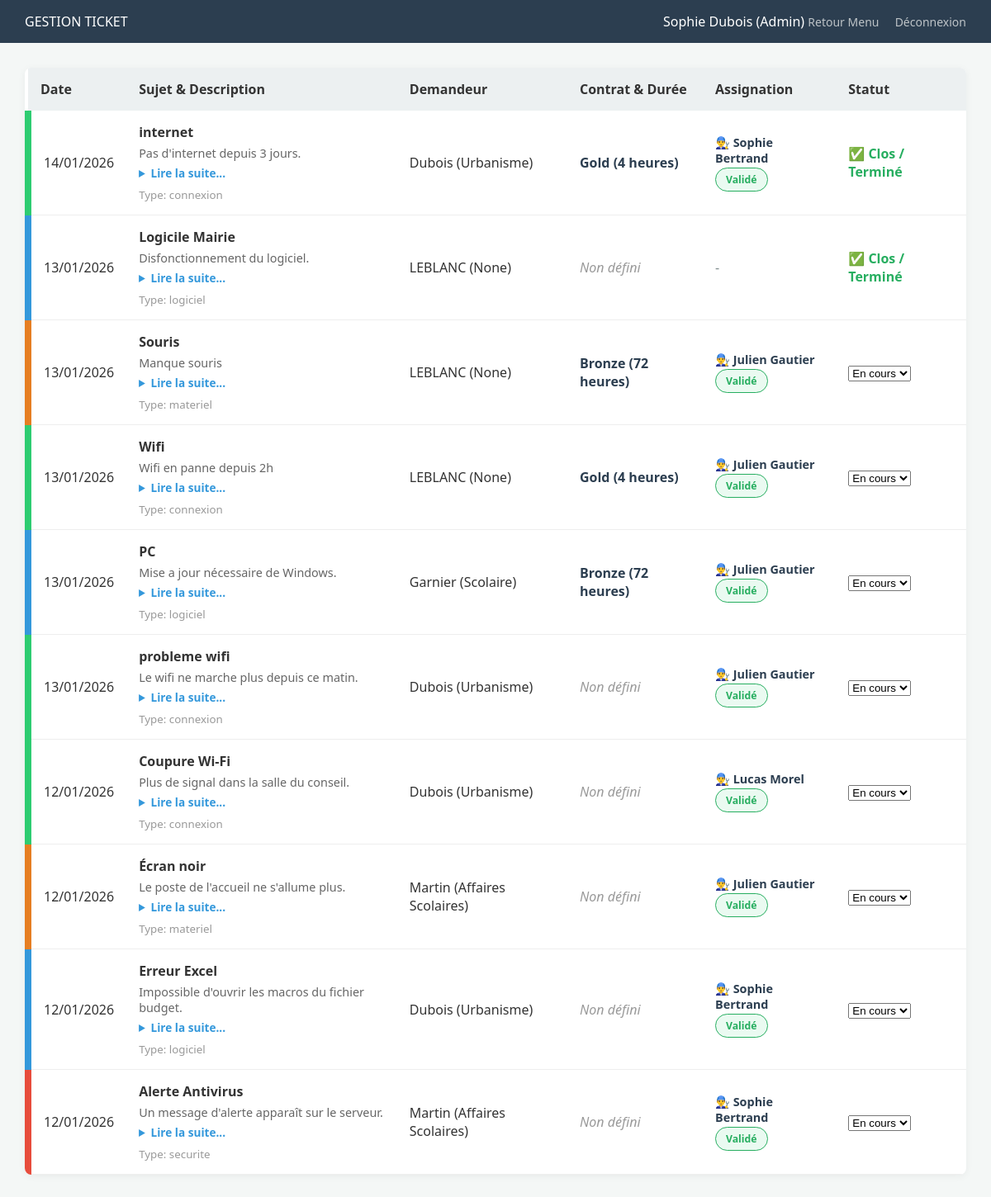
/admin/prestations (signed in), run on the app's committed database.
### tables this page shows
CREATE TABLE usager (
    id INTEGER PRIMARY KEY AUTOINCREMENT,
    nom TEXT NOT NULL,
    prenom TEXT NOT NULL,
    email TEXT NOT NULL UNIQUE,
    mdp TEXT NOT NULL,
    role TEXT, -- Accepté comme NULL maintenant
    service TEXT,
    specialite TEXT,
    mairie_id INTEGER,
    prestataire_id INTEGER
);

CREATE TABLE ticket (
    id INTEGER PRIMARY KEY AUTOINCREMENT,
    titre TEXT NOT NULL,
    description TEXT,
    type_prestation TEXT NOT NULL, -- 'connexion', 'materiel', 'logiciel', 'securite'
    statut TEXT DEFAULT 'Nouveau',
    date_creation DATETIME DEFAULT CURRENT_TIMESTAMP,
    createur_id INTEGER NOT NULL,
    admin_id INTEGER, technicien_id INTEGER, duree TEXT, contrat TEXT,
    FOREIGN KEY (createur_id) REFERENCES "usager_old"(id),
    FOREIGN KEY (admin_id) REFERENCES "usager_old"(id)
);

### app.py (the view)
@app.route('/admin/prestations')
@login_required
def prestations_admin():
    conn = get_db_connection()
    tickets = conn.execute('''
        SELECT t.*,
               strftime('%d/%m/%Y', t.date_creation) as date_formatee,
               u.nom as demandeur,
               u.service,
               tech.prenom as tech_prenom,
               tech.nom as tech_nom
        FROM ticket t
        JOIN usager u ON t.createur_id = u.id
        LEFT JOIN usager tech ON t.technicien_id = tech.id
        ORDER BY t.date_creation DESC
    ''').fetchall()
    techniciens = conn.execute('''
        SELECT u.id, u.prenom, u.nom,
               (SELECT COUNT(t.id) FROM ticket t
                WHERE t.technicien_id = u.id
                AND t.statut != 'Terminé') as charge
        FROM usager u
        WHERE u.role = 'technicien' OR u.role IS NULL
    ''').fetchall()
    conn.close()
    return render_template('dashboard_admin.html', tickets=tickets, techniciens=techniciens)

### app.py (called while the page is built)
def get_db_connection():
    conn = sqlite3.connect('mairie.db')
    conn.row_factory = sqlite3.Row
    return conn

@login_manager.user_loader
def load_user(user_id):
    conn = get_db_connection()
    u = conn.execute('SELECT * FROM usager WHERE id = ?', (user_id,)).fetchone()
    conn.close()
    if u:
        return Usager(u['id'], u['nom'], u['prenom'], u['role'], u['mairie_id'])
    return None

### templates/dashboard_admin.html (shortened to what this page needs)
<!DOCTYPE html>
<html>
<head>
    <link rel="stylesheet" href="{{ url_for('static', filename='css/style.css') }}">
</head>
<body>
    <header class="admin-header">
        <div class="logo">GESTION TICKET</div>
        <div class="user-info">
            <span>{{ current_user.prenom }} {{ current_user.nom }} (Admin)</span>
            <a href="{{ url_for('menu_admin') }}" class="btn-logout">Retour Menu</a>
            <a href="{{ url_for('logout') }}" class="btn-logout" style="margin-left: 15px;">Déconnexion</a>
        </div>
    </header>
    <div style="padding: 30px;">
        <table>
            <thead>
                <tr>
                    <th>Date</th>
                    <th>Sujet & Description</th>
                    <th>Demandeur</th>
                    <th>Contrat & Durée</th>
                    <th>Assignation</th>
                    <th>Statut</th>
                </tr>
            </thead>
            <tbody>
                {% for ticket in tickets %}
                <tr class="cat-{{ ticket.type_prestation }}">
                    <td>{{ ticket.date_formatee }}</td>
                    <td style="max-width: 350px;">
                        <strong>{{ ticket.titre }}</strong><br>
                        <div class="desc-tronquee">{{ ticket.description }}</div>
                        <details>
                            <summary>Lire la suite...</summary>
                        </details>
                        <small style="color: #999; display: block; margin-top: 8px;">
                            Type: {{ ticket.type_prestation }}
                        </small>
                    </td>
                    <td>{{ ticket.demandeur }} ({{ ticket.service }})</td>
                    <td>
                        {% if ticket.contrat %}
                            <span class="badge-contrat {{ ticket.contrat|lower }}" style="font-weight: bold; color: #2c3e50;">
                                {{ ticket.contrat }} ({{ ticket.duree }})
                            </span>
                        {% else %}
                            <em style="color: #999;">Non défini</em>
                        {% endif %}
                    </td>
                    <td>
                        {% if not ticket.contrat and not ticket.technicien_id and ticket.statut != 'Terminé' %}
                            <form action="{{ url_for('assigner_ticket', ticket_id=ticket.id) }}" method="POST" style="display: flex; gap: 5px;">
                                <select name="technicien_id" required style="padding: 3px;">
                                    <option value="">-- Tech --</option>
                                    {% for tech in techniciens %}
                                       <option value="{{ tech.id }}">
            {% if tech.charge >= 5 %}
                🔴 {{ tech.prenom }} {{ tech.nom }} ({{ tech.charge }} actifs - Surchargé)
            {% elif tech.charge >= 3 %}
                🟠 {{ tech.prenom }} {{ tech.nom }} ({{ tech.charge }} actifs - Occupé)
            {% else %}
                🟢 {{ tech.prenom }} {{ tech.nom }} ({{ tech.charge }} actifs - Dispo)
            {% endif %}
        </option>
                                    {% endfor %}
                                </select>
                                <select name="contrat" required style="padding: 3px;">
                                    <option value="">-- Contrat --</option>
                                    <option value="Gold">Gold (4h)</option>
                                    <option value="Silver">Silver (24h)</option>
                                    <option value="Bronze">Bronze (72h)</option>
                                </select>
                                <button type="submit" style="cursor:pointer; background:#3498db; color:white; border:none; border-radius:3px; padding: 5px 10px;">ok</button>
                            </form>
                        {% elif ticket.technicien_id %}
                            <div style="color: #2c3e50; font-size: 0.9em;">
                                <span style="display:block; margin-bottom: 2px;">👨‍🔧 <strong>{{ ticket.tech_prenom }} {{ ticket.tech_nom }}</strong></span>
                                <span class="badge-assigne">Validé</span>
                            </div>
                        {% else %}
                            <span style="color: #7f8c8d;">-</span>
                        {% endif %}
                    </td>
                    <td>
                        {% if ticket.statut == 'Terminé' %}
                            <span class="badge-termine" style="color: #27ae60; font-weight: bold;">
                                ✅ Clos / Terminé
                            </span>
                        {% else %}
                            <form action="{{ url_for('update_statut', ticket_id=ticket.id) }}" method="POST" style="display:inline;">
                                <select name="statut" onchange="this.form.submit()">
                                    <option value="En cours" {% if ticket.statut == 'En cours' %}selected{% endif %}>En cours</option>
                                </select>
                            </form>
                        {% endif %}
                    </td>
                </tr>
                {% endfor %}
            </tbody>
        </table>
    </div>
</body>
</html>

### static/css/style.css (style rules this page uses)
:root { --admin-dark: #2c3e50; --admin-blue: #34495e; --mairie-blue: #3498db; --success: #27ae60; --danger: #e74c3c; --warning: #f39c12; --bg-light: #f4f7f6; --text-dark: #333; }
body { font-family: 'Segoe UI', Tahoma, Geneva, Verdana, sans-serif; background-color: var(--bg-light); color: var(--text-dark); margin: 0; }
.admin-header { background: var(--admin-dark); color: white; padding: 15px 30px; display: flex; justify-content: space-between; align-items: center; }
table { width: 100%; background: white; border-collapse: collapse; border-radius: 8px; overflow: hidden; box-shadow: 0 2px 10px rgba(0,0,0,0.05); }
th { background-color: #ecf0f1; padding: 15px; text-align: left; }
td { padding: 15px; border-bottom: 1px solid #eee; }
.btn-logout { color: #bdc3c7; text-decoration: none; font-size: 14px; }
.cat-materiel { border-left: 8px solid #e67e22; }
.cat-logiciel { border-left: 8px solid #3498db; }
.cat-connexion { border-left: 8px solid #2ecc71; }
.cat-securite { border-left: 8px solid #e74c3c; }

### templates/dashboard_admin.html (style rules this page uses)
.desc-tronquee { display: -webkit-box; -webkit-line-clamp: 2; -webkit-box-orient: vertical; overflow: hidden; text-overflow: ellipsis; color: #666; font-size: 0.9em; margin-top: 5px; }
details summary { cursor: pointer; color: #3498db; font-size: 0.85em; font-weight: bold; outline: none; margin-top: 5px; }
.badge-assigne { display: inline-block; color: #27ae60; font-weight: bold; background: #eafaf1; padding: 5px 12px; border-radius: 15px; font-size: 0.85em; border: 1px solid #27ae60; }

### data on the page
usager: prenom "Sophie", nom "Dubois"
ticket: date_formatee "14/01/2026", titre "internet", description "Pas d'internet depuis 3 jours.", type_prestation "connexion", demandeur "Dubois", service "Urbanisme", contrat "Gold", duree "4 heures", tech_prenom "Sophie", tech_nom "Bertrand", statut "✅ Clos / Terminé"
ticket: date_formatee "13/01/2026", titre "Logicile Mairie", description "Disfonctionnement du logiciel.", type_prestation "logiciel", demandeur "LEBLANC", service "None", shows "Non défini", statut "✅ Clos / Terminé"
ticket: date_formatee "13/01/2026", titre "Souris", description "Manque souris", type_prestation "materiel", demandeur "LEBLANC", service "None", contrat "Bronze", duree "72 heures", tech_prenom "Julien", tech_nom "Gautier", statut "En cours"
ticket: date_formatee "13/01/2026", titre "Wifi", description "Wifi en panne depuis 2h", type_prestation "connexion", demandeur "LEBLANC", service "None", contrat "Gold", duree "4 heures", tech_prenom "Julien", tech_nom "Gautier", statut "En cours"
ticket: date_formatee "13/01/2026", titre "PC", description "Mise a jour nécessaire de Windows.", type_prestation "logiciel", demandeur "Garnier", service "Scolaire", contrat "Bronze", duree "72 heures", tech_prenom "Julien", tech_nom "Gautier", statut "En cours"
ticket: date_formatee "13/01/2026", titre "probleme wifi", description "Le wifi ne marche plus depuis ce matin.", type_prestation "connexion", demandeur "Dubois", service "Urbanisme", shows "Non défini", tech_prenom "Julien", tech_nom "Gautier", statut "En cours"
ticket: date_formatee "12/01/2026", titre "Coupure Wi-Fi", description "Plus de signal dans la salle du conseil.", type_prestation "connexion", demandeur "Dubois", service "Urbanisme", shows "Non défini", tech_prenom "Lucas", tech_nom "Morel", statut "En cours"
ticket: date_formatee "12/01/2026", titre "Écran noir", description "Le poste de l'accueil ne s'allume plus.", type_prestation "materiel", demandeur "Martin", service "Affaires Scolaires", shows "Non défini", tech_prenom "Julien", tech_nom "Gautier", statut "En cours"
ticket: date_formatee "12/01/2026", titre "Erreur Excel", description "Impossible d'ouvrir les macros du fichier budget.", type_prestation "logiciel", demandeur "Dubois", service "Urbanisme", shows "Non défini", tech_prenom "Sophie", tech_nom "Bertrand", statut "En cours"
ticket: date_formatee "12/01/2026", titre "Alerte Antivirus", description "Un message d'alerte apparaît sur le serveur.", type_prestation "securite", demandeur "Martin", service "Affaires Scolaires", shows "Non défini", tech_prenom "Sophie", tech_nom "Bertrand", statut "En cours"
